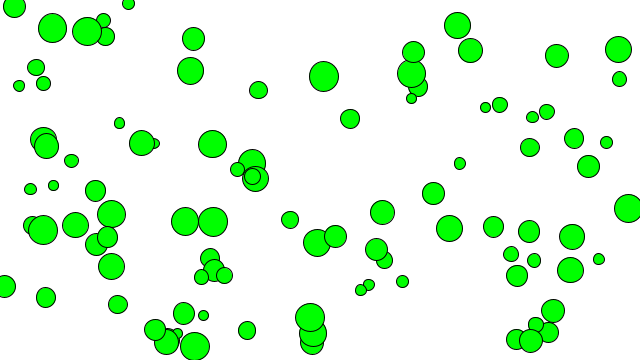
Frame 1 (no input)
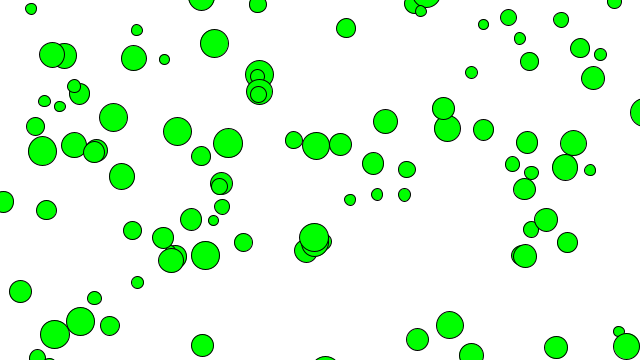
Frame 60 (the mouse pressed at the canvas centre just before this capture)
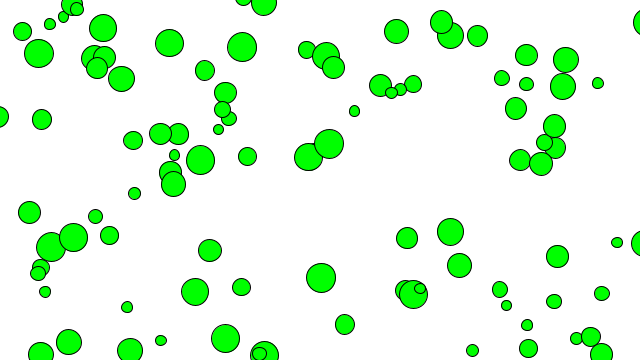
Frame 120 (the mouse held since frame 60 and released just before this capture)

The Processing sketch that drew these frames (run headless with seeded random() and noise(); from frame 60 on, the mouse is pressed at the canvas centre):

// Processing sketch: Random_Bubbles
// ── Random_Bubbles.pde
int N = 100;
Bubble[] bubbles = new Bubble[N];

void setup() { 
  size(640, 360); 
  fill(0, 255, 0);
  stroke(0);
  for (int n = 0; n < N; n++) {
    bubbles[n] = new Bubble(random(10, 30));
  }
}

void draw() {
  background(255);

  for (int n = 0; n < N; n++) {
    bubbles[n].ascend();
    bubbles[n].display();
    bubbles[n].top();
  }
}

class Bubble {

  float x, y;
  float d;

  Bubble(float d_) {
    x = random(width);
    y = random(height);
    d = d_;
  }

  void ascend() {
    y -= random(3);
    x += random(-2, 2);
  }

  void display() {
    ellipse(x, y, d, d);
  }

  void top() {
    if (y + d/2 < 0) {
      y = height + d/2;
    }
  }
}
